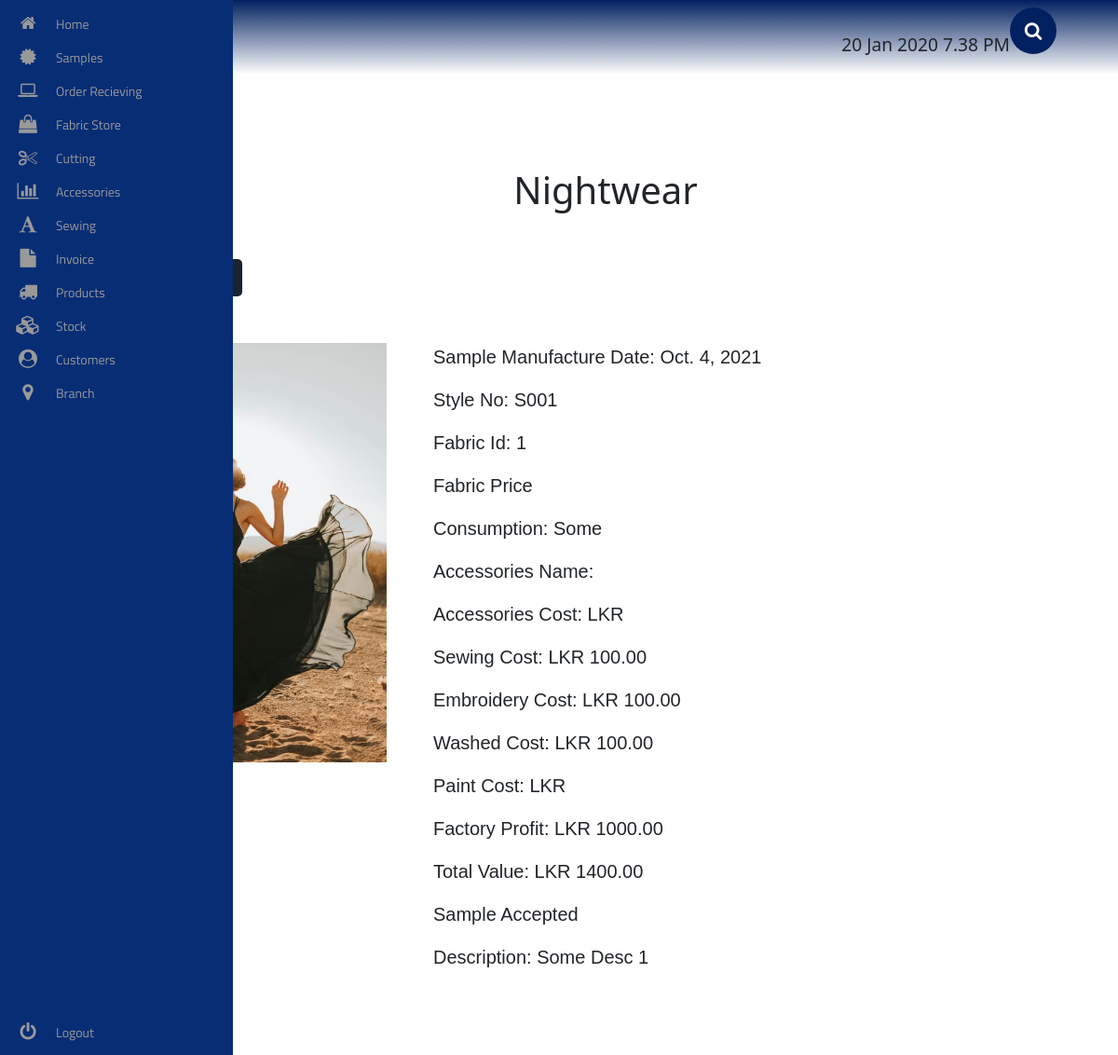
The page /sample/nightwear/1/ on the database its author committed.
### sample/models.py (models this page shows, shortened)
class Nightwear(models.Model):
    img = models.ImageField(upload_to='products/ladies/nightwear/img/')
    sample_manufactured_date = models.DateField()
    style_no = models.CharField(max_length=1000)
    fabric = models.ForeignKey(OrderOut, on_delete=models.SET_NULL, null=True, blank=True)
    consumption = models.CharField(max_length=1000)
    accessories = models.ForeignKey(AccSentOut, on_delete=models.SET_NULL, null=True, blank=True)
    sewing_cost = models.DecimalField(decimal_places=2, max_digits=100000)
    embroidery_cost = models.DecimalField(decimal_places=2, max_digits=100000)
    washed_cost = models.DecimalField(decimal_places=2, max_digits=100000)
    paint_cost = models.DecimalField(decimal_places=2, max_digits=100000)
    factory_profit = models.DecimalField(decimal_places=2, max_digits=100000)
    total_value = models.DecimalField(decimal_places=2, max_digits=100000)
    accepted = models.BooleanField(default=True)
    description = models.CharField(max_length=1000)

### sample/views.py (the view)
# urls.py: path('nightwear/<int:id>/', nightwear_view, name="nightwear_view"),
def nightwear_view(request, id):
    template = 'ladies/nightwear/nightwear.html'
    try:
        obj = Nightwear.objects.get(id=id)
    except Nightwear.DoesNotExist:
        raise Http404
    if request.method == 'POST':
        form = NightwearForm(data=request.POST, instance=obj)
        if form.is_valid():
            form.save()
    else:
        form = NightwearForm(instance=obj)
    context = {
        'object': obj,
        'form': form,
    }
    return render(request, template, context)

### sample/templates/ladies/nightwear/nightwear.html (shortened to what this page needs)
<!DOCTYPE html>
<html lang="en">
{% extends 'base.html' %}
{% load static %}
{% load crispy_forms_tags %}
{% load crispy_forms_filters %}
    {% block extra_css %}
        <link rel="stylesheet" href="{% static 'sample/css/ladies/nightwear/nightwear.css' %}">
    {% endblock %}
    {% block content %}
        <div class="nightwear__container">
            <h1> Nightwear </h1>
            <div class="nightwear__btn">
                <button>
                    <a href="{% url 'sample:nightwear_print_view' object.id %}" target="_blank"> Print  </a>
                </button>
                <button onclick="FormDisplay()" id="edit-btn"> Edit </button>
            </div>
            <div class="nightwear__wrapper">
                <img src="{{ object.img.url }}" alt="img" class="nightwear__img">
                <div class="nightwear__details">
                    <p> Sample Manufacture Date: {{ object.sample_manufactured_date }} </p>
                    <p> Style No: {{ object.style_no }} </p>
                    <p> Fabric Id: {{ object.fabric_id }} </p>
                    <p> Fabric Price {{ object.fabric_price }} </p>
                    <p> Consumption: {{ object.consumption }} </p>
                    <p> Accessories Name: {{ object.acc_name }} </p>
                    <p> Accessories Cost: LKR {{ object.acc_cost }} </p>
                    <p> Sewing Cost: LKR {{ object.sewing_cost }} </p>
                    <p> Embroidery Cost: LKR {{ object.embroidery_cost}} </p>
                    <p> Washed Cost: LKR {{ object.washed_cost }} </p>
                    <p> Paint Cost: LKR {{ object.pain_cost}} </p>
                    <p> Factory Profit: LKR {{ object.factory_profit }} </p>
                    <p> Total Value: LKR {{ object.total_value }} </p>
                    <p> {% if object.accepted == True %}
                        Sample Accepted
                        {% else %}
                        Sample Rejected
                        {% endif %}
                    </p>
                    <p> Description: {{ object.description }} </p>
                </div>
            </div>
        </div>
    {% endblock %}

### sample/static/sample/css/ladies/nightwear/nightwear.css (style rules this page uses)
.nightwear__container { margin: 100px 0 50px 100px; display: flex; flex-direction: column; justify-content: center; }
.nightwear__container h1 { text-align: center; margin-bottom: 50px; }
.nightwear__wrapper { display: flex; float: left; }
.nightwear__img { width: 30%; height: 450px; }
.nightwear__details { margin-left: 50px; width: 70%; }
.nightwear__details p { font-size: 20px; font-family: Helvetica; }
.nightwear__btn { display: flex; float: right; margin-bottom: 50px; }
.nightwear__btn button { outline: none; border: none; height: 40px; width: 60px; background: #1C2331; border-radius: 5px; color: #fff; margin-left: 20px; }
.nightwear__btn a { text-decoration: none; color: #fff; }

### rows shown on the page
Nightwear: img (picture), sample_manufactured_date "Oct. 4, 2021", style_no "S001", fabric_id "1", consumption "Some", sewing_cost "100.00", embroidery_cost "100.00", washed_cost "100.00", factory_profit "1000.00", total_value "1400.00", description "Some Desc 1"
